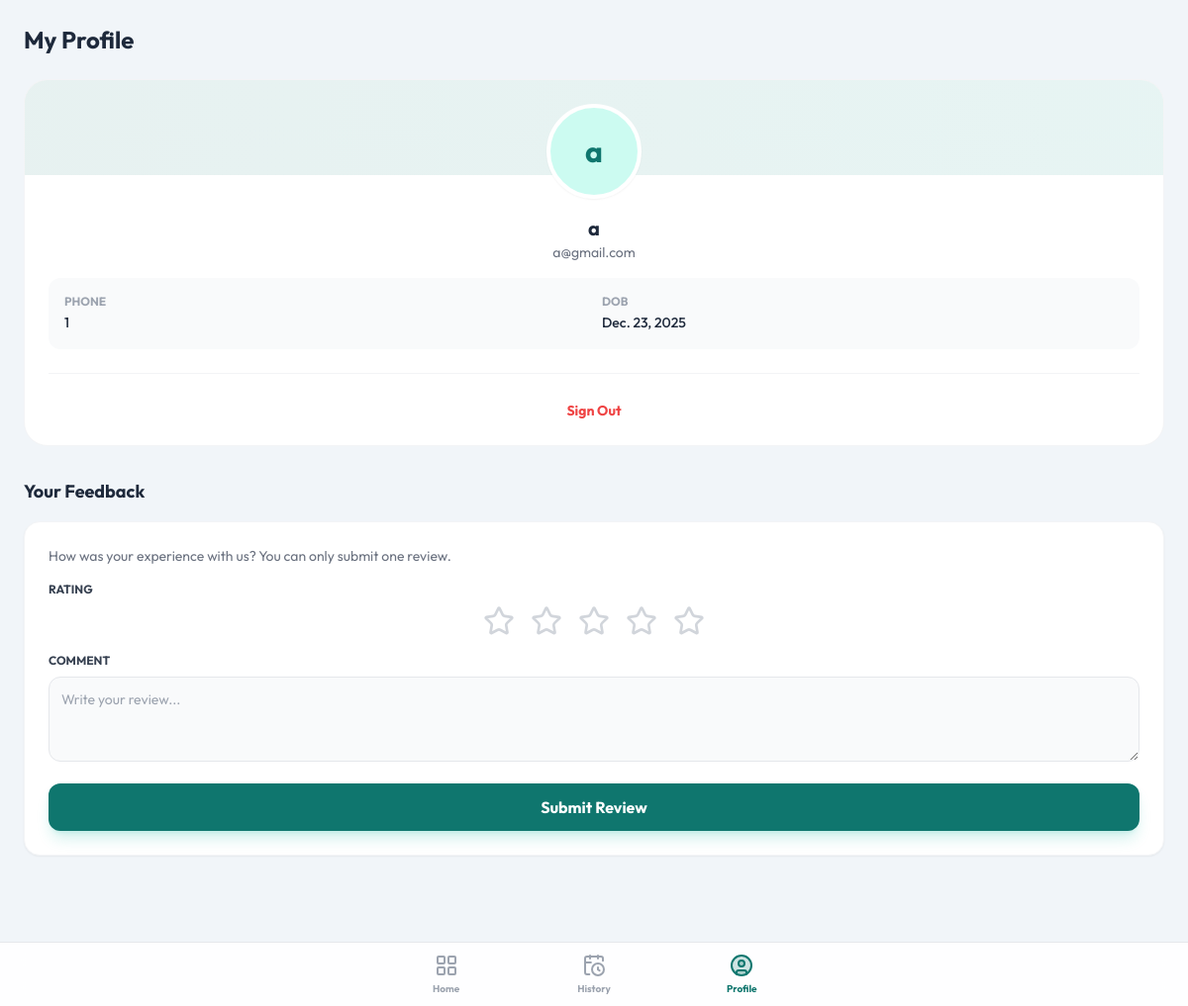
The page /appointments/profile/ (signed in) on the database as committed earlier.
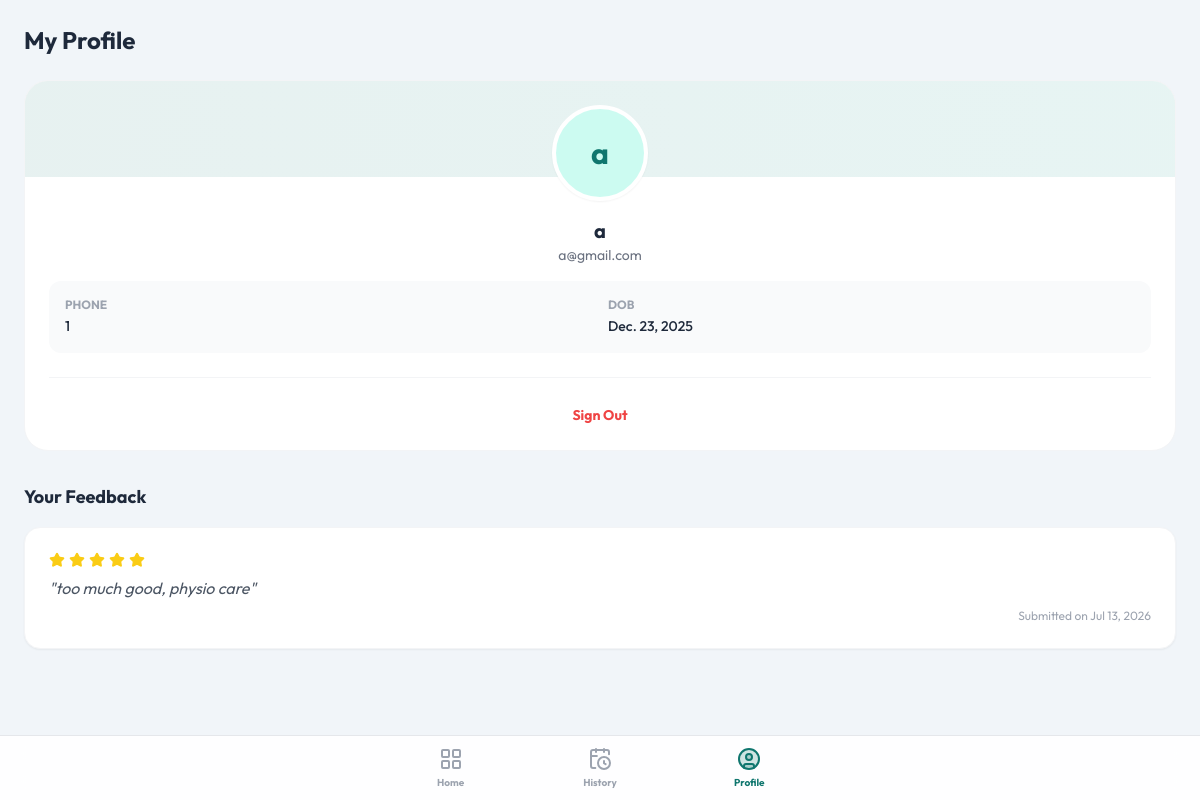
The same page on the database as committed later.
### appointments/models.py (models this page shows)
class Review(models.Model):
    patient = models.OneToOneField(Patient, on_delete=models.CASCADE, related_name='review')
    rating = models.PositiveIntegerField(choices=[(i, i) for i in range(1, 6)])
    comment = models.TextField()
    is_approved = models.BooleanField(default=False)
    created_at = models.DateTimeField(auto_now_add=True)

### appointments/views.py (the view, shortened to what this page needs)
# urls.py: path('profile/', views.profile, name='profile'),
@login_required
def profile(request):
    patient = request.user.patient
    try:
        existing_review = patient.review
    except Review.DoesNotExist:
        existing_review = None
    return render(request, 'appointments/profile.html', {
        'patient': patient,
        'review': existing_review,
        'active_tab': 'profile'
    })

### templates/appointments/profile.html (shortened to what this page needs)
{% extends 'appointments/base_mobile.html' %} {% block content %}
<div class="p-6">
  <h1 class="text-2xl font-heading font-bold text-secondary mb-6">
    My Profile
  </h1>
  <div
    class="bg-white p-6 rounded-3xl border border-gray-100 shadow-soft mb-8 text-center relative overflow-hidden"
  >
    <div class="relative z-10">
      <div
        class="w-24 h-24 bg-teal-100 rounded-full mx-auto mb-4 flex items-center justify-center text-3xl font-bold text-primary border-4 border-white shadow-sm"
      >
        {{ patient.full_name|first }}
      </div>
      <h2 class="text-xl font-bold text-secondary">{{ patient.full_name }}</h2>
      <p class="text-gray-500 text-sm mb-4">{{ patient.email }}</p>
      <div class="grid grid-cols-2 gap-4 text-left bg-gray-50 p-4 rounded-xl">
        <div>
          <span class="block text-xs text-gray-400 uppercase font-bold"
            >Phone</span
          >
          <span class="text-sm font-medium">{{ patient.phone }}</span>
        </div>
        <div>
          <span class="block text-xs text-gray-400 uppercase font-bold"
            >DOB</span
          >
          <span class="text-sm font-medium">{{ patient.dob|default:"-" }}</span>
        </div>
      </div>
    </div>
    <div class="mt-6 pt-6 border-t border-gray-100">
      <a
        href="{% url 'accounts:logout' %}"
        class="text-red-500 font-bold text-sm hover:underline"
        >Sign Out</a
      >
    </div>
  </div>
  <div class="mb-8">
    <h3 class="text-lg font-bold mb-4">Your Feedback</h3>
    {% if review %}
    <div class="bg-white p-6 rounded-2xl border border-gray-100 shadow-sm">
      <div class="flex items-center gap-1 mb-2">
        {% for i in "12345" %}
        <i
          data-lucide="star"
          class="w-4 h-4 {% if forloop.counter <= review.rating %}text-yellow-400 fill-yellow-400{% else %}text-gray-300{% endif %}"
        ></i>
        {% endfor %}
      </div>
      <p class="text-gray-600 italic">"{{ review.comment }}"</p>
      <p class="text-xs text-gray-400 mt-2 text-right">
        Submitted on {{ review.created_at|date:"M d, Y" }}
      </p>
    </div>
    {% else %}
    <div class="bg-white p-6 rounded-2xl border border-gray-100 shadow-sm">
      <p class="text-sm text-gray-500 mb-4">
        How was your experience with us? You can only submit one review.
      </p>
      <form method="POST">
        <div class="mb-4">
          <label class="block text-xs font-bold text-gray-700 uppercase mb-2"
            >Rating</label
          >
          <div class="flex gap-4 justify-center">
            {% for i in "12345" %}
            <label class="cursor-pointer">
              <i
                data-lucide="star"
                class="w-8 h-8 text-gray-300 peer-checked:text-yellow-400 peer-checked:fill-yellow-400 transition-colors"
              ></i>
            </label>
            {% endfor %}
          </div>
        </div>
        <div class="mb-4">
          <label class="block text-xs font-bold text-gray-700 uppercase mb-2"
            >Comment</label
          >
          <textarea
            name="comment"
            rows="3"
            class="w-full p-3 bg-gray-50 rounded-xl border border-gray-200 focus:border-primary outline-none text-sm"
            placeholder="Write your review..."
            required
          ></textarea>
        </div>
        <button
          type="submit"
          class="w-full bg-primary text-white font-bold py-3 rounded-xl shadow-lg shadow-teal-500/20"
        >
          Submit Review
        </button>
      </form>
    </div>
    {% endif %}
  </div>
</div>
{% endblock %}

Rows that differ between the two databases and show on the page:
added Review: rating 5 (drawn), comment "too much good, physio care", created_at "Jul 13, 2026"
Other text that changed with them:
text no longer shown: "How was your experience with us? You can only submit one review. RATING COMMENT Submit Review"
text now shown: "\" \" Submitted on"
